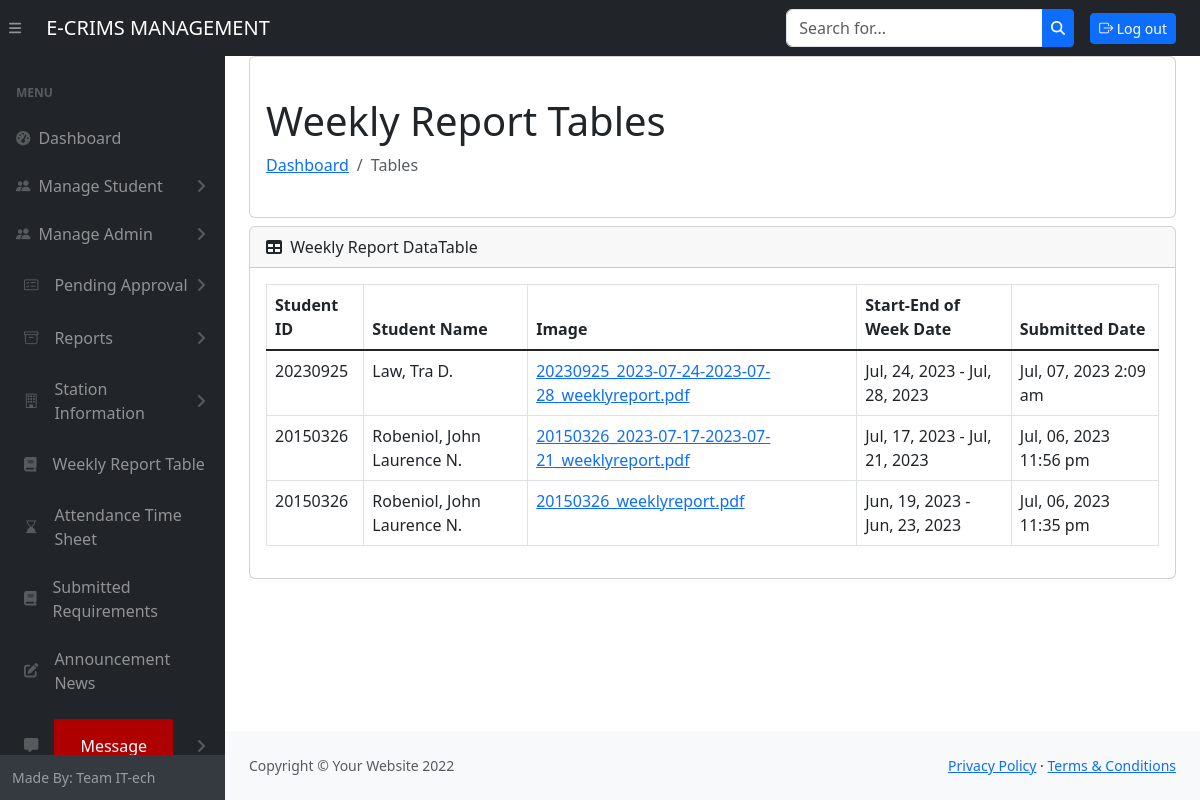
Screenshot of /admin/week_accom.php (signed in) with the database file from the repository.
### tables this page shows
CREATE TABLE `week_accom` (
  `w_id` int(11) NOT NULL,
  `std_id` int(11) NOT NULL,
  `file_path` varchar(250) NOT NULL,
  `file_name` varchar(250) NOT NULL,
  `start_week` varchar(50) NOT NULL,
  `end_week` varchar(50) NOT NULL,
  `submit_date_time` varchar(50) NOT NULL,
  `date_time` datetime NOT NULL DEFAULT current_timestamp()
);

CREATE TABLE `student_enroll` (
  `id` int(10) NOT NULL,
  `last_name` varchar(50) NOT NULL,
  `first_name` varchar(50) NOT NULL,
  `middle_name` varchar(50) NOT NULL,
  `suffix_name` varchar(10) NOT NULL,
  `email` varchar(250) NOT NULL,
  `password` varchar(50) NOT NULL,
  `status` varchar(11) NOT NULL,
  `time_date` datetime NOT NULL DEFAULT current_timestamp()
);

### admin/week_accom.php (the view, shortened to what this page needs)
<!DOCTYPE html>
<html lang="en">
<head>
    <?php include 'head.php' ?>
</head>
<body class="sb-nav-fixed">
    <?php include 'header.php' ?>
    <div id="layoutSidenav">
        <?php include 'nav.php' ?>
        <div id="layoutSidenav_content">
            <main>
                <div class="container-fluid px-4">
                    <div class="card bg-white mb-2">
                        <div class="card-body">
                            <div class="align-self-center">
                                <h1 class="mt-4">Weekly Report Tables</h1>
                                <ol class="breadcrumb mb-4">
                                    <li class="breadcrumb-item"><a href="index.php">Dashboard</a></li>
                                    <li class="breadcrumb-item active">Tables</li>
                                </ol>
                            </div>
                        </div>
                    </div>
                    <div class="card mb-4">
                        <div class="card-header">
                            <i class="fas fa-table me-1"></i>
                            Weekly Report DataTable
                        </div>
                        <div class="card-body">
                            <div class="table-responsive">
                                <table id="datatablesSimple" class="table table-bordered">
                                <thead>
                                    <tr>
                                        <th class="cell">Student ID</th>
                                        <th class="cell">Student Name</th>
                                        <th class="cell">Image</th>
                                        <th class="cell">Start-End of Week Date</th>
                                        <th class="cell">Submitted Date</th>
                                    </tr>
                                </thead>
                                <tbody>
                                    <?php
                                    include 'db_connect.php';
                                    $sql = "SELECT * FROM week_accom JOIN student_enroll on week_accom.std_id=student_enroll.id where student_enroll.status !='1' ORDER BY week_accom.date_time DESC;";
                                    $result = $mysqli->query($sql);
                                    while ($row = $result->fetch_assoc()) {
                                    ?>
                                        <tr>
                                            <td><?php echo $row['std_id']; ?></td>
                                            <td><?php echo $row['last_name'] . ", " . $row['first_name'] . " " . $row['middle_name'] . " " . $row['suffix_name']; ?></td>
                                            <div class="text- center">
                                            <td><a href="<?php echo $row['file_path']; ?>" target="_blank"><?php echo $row['file_name']; ?></td>
                                            </div>
                                            <td><?php echo date( "M, d, Y" ,strtotime($row['start_week']))   . " - " .date( "M, d, Y" ,strtotime($row['end_week'])) ; ?></td>
                                            <td><?php echo date( "M, d, Y g:i a" ,strtotime($row['date_time'])); ?></td>
                                        </tr>
                                    <?php
                                    }
                                    ?>
                                </tbody>
                            </table>
                            </div>
                        </div>
                    </div>
                </div>
            </main>
            <?php include 'footer.php' ?>
        </div>
    </div>
    <?php include 'script.php' ?>
</body>
</html>

### css/all.css (style rules this page uses)
.fa-table:before { content: "\f0ce"; }

### rows the page displays
week_accom: std "20230925", student_enroll.last_name "Law", student_enroll.first_name "Tra", student_enroll.middle_name "D.", file_name "20230925_2023-07-24-2023-07-28_weeklyreport.pdf", start_week "Jul, 24, 2023", end_week "Jul, 28, 2023", date_time "Jul, 07, 2023 2:09 am"
week_accom: std "20150326", student_enroll.last_name "Robeniol", student_enroll.first_name "John Laurence", student_enroll.middle_name "N.", file_name "20150326_2023-07-17-2023-07-21_weeklyreport.pdf", start_week "Jul, 17, 2023", end_week "Jul, 21, 2023", date_time "Jul, 06, 2023 11:56 pm"
week_accom: std "20150326", student_enroll.last_name "Robeniol", student_enroll.first_name "John Laurence", student_enroll.middle_name "N.", file_name "20150326_weeklyreport.pdf", start_week "Jun, 19, 2023", end_week "Jun, 23, 2023", date_time "Jul, 06, 2023 11:35 pm"
